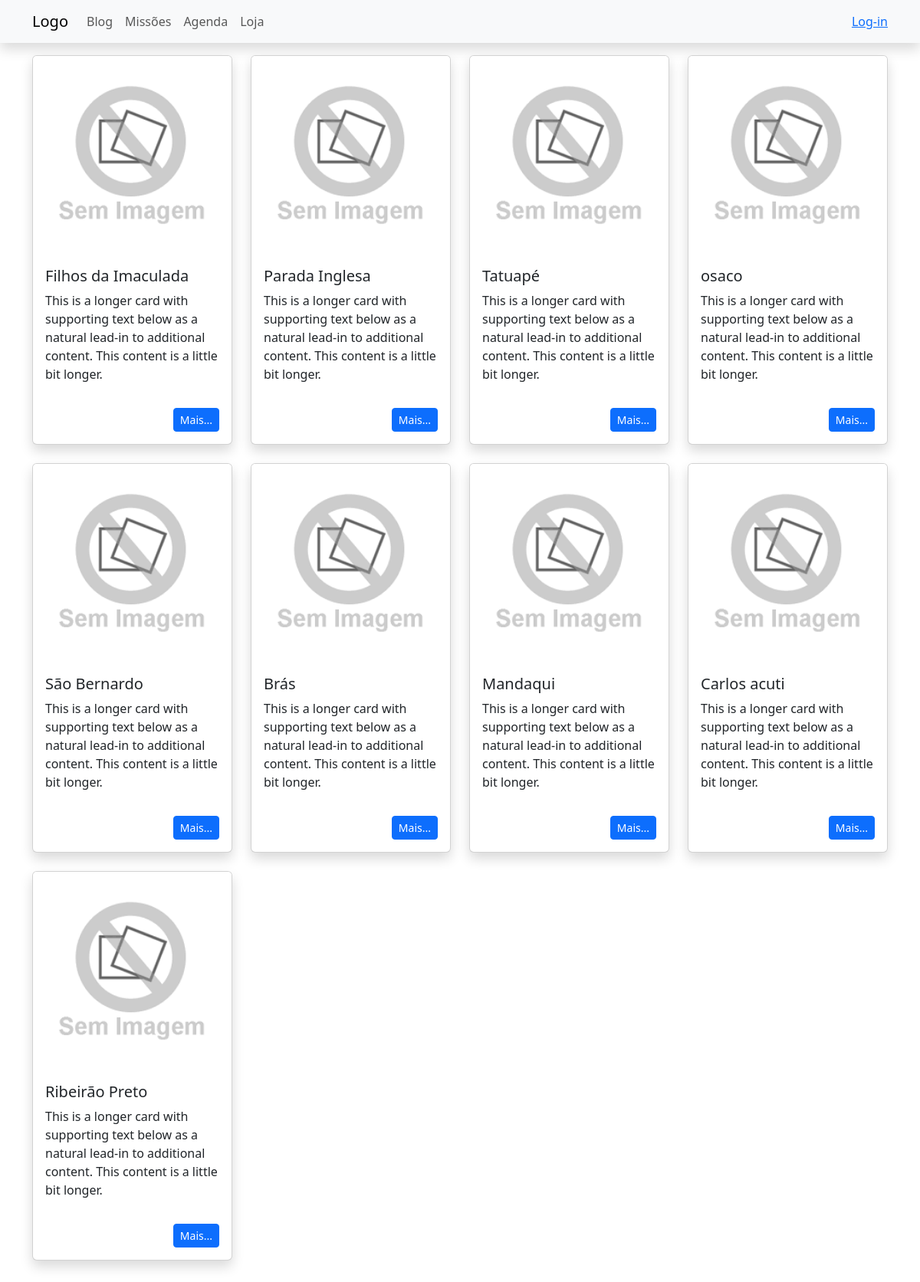
Screenshot of /mission/ with the database file from the repository.
### mission/models.py (models this page shows)
class Mission(models.Model):
    name = models.CharField(max_length=250, blank=True, null=True)
    location = models.CharField(max_length=250, blank=True, null=True)
    create_date = models.DateTimeField(blank=True, null=True)
    date = models.CharField(max_length=10, choices=choices.DAYS_CHOICES, blank=True, null=True)
    hour = models.TimeField(blank=True, null=True)
    status_missao = models.PositiveIntegerField(choices=choices.MISSAO_STATUS_CHOICES, default=0, blank=True, null=True)
    slug = models.SlugField(max_length=200, blank=True, null=True)
    class Meta:
        verbose_name = 'Missão'
        verbose_name_plural = 'Missões'
    def __str__(self):
        return '{}'.format(self.name)
    def get_absolute_url(self):
        return reverse('mission:mission_detail',
                       args=[self.id, self.slug])

### mission/views.py (the view)
# urls.py: path('', views.mission_list, name='mission_list'),
def mission_list(request):
    missoes = Mission.objects.filter(status_missao=2) # Filtra missoes com status ativa.
    return render(request,
                 'mission/list.html', {'missoes': missoes})

### cart/cart.py (called while the page is built)
    def __len__(self):
        return sum(item['quantity'] for item in self.cart.values())

### cart/context_processors.py (called while the page is built)
def cart(request):
    return {'cart': Cart(request)}

### mission/templates/mission/list.html (shortened to what this page needs)
{% extends "base.html" %}
{% load blog_tags %}
{% load static %}
{% block body %}
    <div class="row row-cols-1 row-cols-md-4 g-4 mb-5">
        {% for missao in missoes %}
            <div class="col">
                <div class="card shadow">
                <img src="/media/imgs/sem_foto.png" class="card-img-top" alt="...">
                <div class="card-body">
                    <h5 class="card-title">{{ missao }}</h5>
                    <p class="card-text">This is a longer card with supporting text below as a natural lead-in to additional content. This content is a little bit longer.</p>
                </div>
                <div class="p-3">
                    <div class="text-end">
                        <a class="btn btn-primary btn-sm" href="{{ missao.get_absolute_url }}">Mais...</a>
                    </div>
                </div>
                </div>
            </div>
        {% endfor %}
    </div>
{% endblock %}

### rows the page displays
Mission: name "Filhos da Imaculada"
Mission: name "Parada Inglesa"
Mission: name "Tatuapé"
Mission: name "osaco"
Mission: name "São Bernardo"
Mission: name "Brás"
Mission: name "Mandaqui"
Mission: name "Carlos acuti"
Mission: name "Ribeirão Preto"
